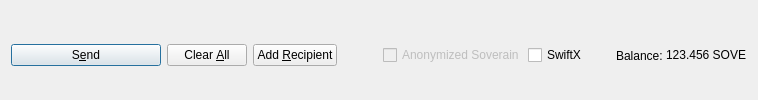
         <widget class="QFrame" name="frame_Send">
          <layout class="QHBoxLayout" name="horizontalLayout">
           <property name="bottomMargin">
            <number>0</number>
           </property>
           <item>
            <widget class="QPushButton" name="sendButton">
             <property name="minimumSize">
              <size>
               <width>150</width>
               <height>0</height>
              </size>
             </property>
             <property name="toolTip">
              <string>Confirm the send action</string>
             </property>
             <property name="text">
              <string>S&amp;end</string>
             </property>
             <property name="autoDefault">
              <bool>false</bool>
             </property>
             <property name="default">
              <bool>true</bool>
             </property>
            </widget>
           </item>
           <item>
            <widget class="QPushButton" name="clearButton">
             <property name="sizePolicy">
              <sizepolicy hsizetype="Minimum" vsizetype="Fixed">
               <horstretch>0</horstretch>
               <verstretch>0</verstretch>
              </sizepolicy>
             </property>
             <property name="toolTip">
              <string>Clear all fields of the form.</string>
             </property>
             <property name="text">
              <string>Clear &amp;All</string>
             </property>
             <property name="autoDefault">
              <bool>false</bool>
             </property>
            </widget>
           </item>
           <item>
            <widget class="QPushButton" name="addButton">
             <property name="toolTip">
              <string>Send to multiple recipients at once</string>
             </property>
             <property name="text">
              <string>Add &amp;Recipient</string>
             </property>
             <property name="autoDefault">
              <bool>false</bool>
             </property>
            </widget>
           </item>
           <item>
            <spacer name="horizontalSpacer">
             <property name="orientation">
              <enum>Qt::Horizontal</enum>
             </property>
             <property name="sizeHint" stdset="0">
              <size>
               <width>40</width>
               <height>20</height>
              </size>
             </property>
            </spacer>
           </item>
           <item>
            <layout class="QHBoxLayout" name="horizontalLayout_2">
             <property name="spacing">
              <number>3</number>
             </property>
             <item>
              <widget class="QCheckBox" name="checkzSOVE">
               <property name="enabled">
                <bool>false</bool>
               </property>
               <property name="text">
                <string>Anonymized Soverain</string>
               </property>
              </widget>
             </item>
             <item>
              <widget class="QCheckBox" name="checkSwiftTX">
               <property name="enabled">
                <bool>true</bool>
               </property>
               <property name="minimumSize">
                <size>
                 <width>85</width>
                 <height>0</height>
                </size>
               </property>
               <property name="text">
                <string>SwiftX</string>
               </property>
              </widget>
             </item>
             <item>
              <widget class="QLabel" name="labelForBalance">
               <property name="text">
                <string>Balance:</string>
               </property>
              </widget>
             </item>
             <item>
              <widget class="QLabel" name="labelBalance">
               <property name="sizePolicy">
                <sizepolicy hsizetype="Preferred" vsizetype="Fixed">
                 <horstretch>0</horstretch>
                 <verstretch>0</verstretch>
                </sizepolicy>
               </property>
               <property name="cursor">
                <cursorShape>IBeamCursor</cursorShape>
               </property>
               <property name="text">
                <string notr="true">123.456 SOVE</string>
               </property>
               <property name="textInteractionFlags">
                <set>Qt::LinksAccessibleByMouse|Qt::TextSelectableByKeyboard|Qt::TextSelectableByMouse</set>
               </property>
              </widget>
             </item>
            </layout>
           </item>
          </layout>
         </widget>
